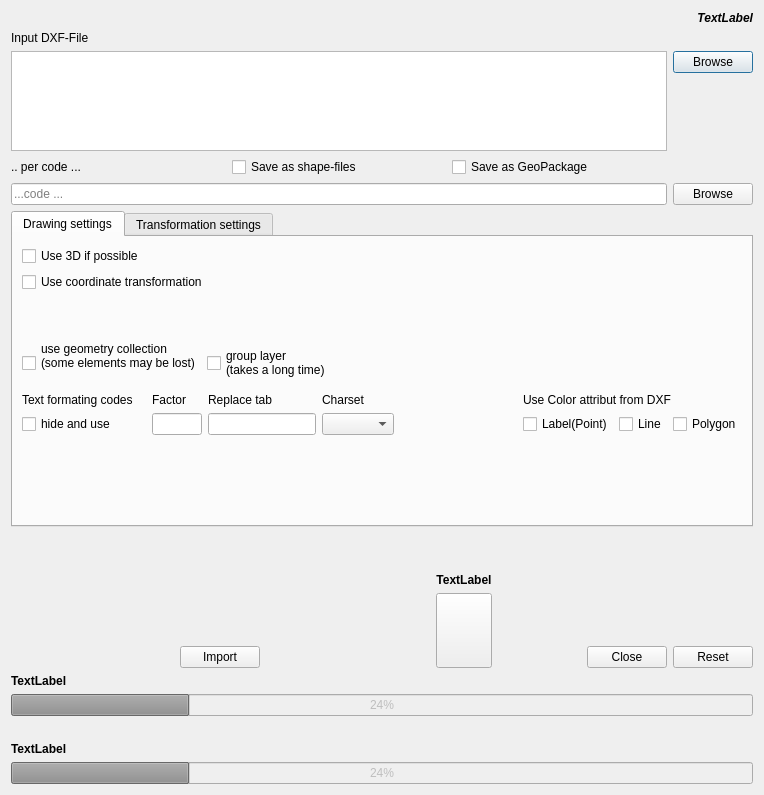
<?xml version="1.0" encoding="UTF-8"?>
<ui version="4.0">
 <class>clsADXF2ShapeDialogBase</class>
 <widget class="QDialog" name="clsADXF2ShapeDialogBase">
  <property name="geometry">
   <rect>
    <x>0</x>
    <y>0</y>
    <width>764</width>
    <height>795</height>
   </rect>
  </property>
  <property name="sizePolicy">
   <sizepolicy hsizetype="Preferred" vsizetype="Preferred">
    <horstretch>0</horstretch>
    <verstretch>0</verstretch>
   </sizepolicy>
  </property>
  <property name="windowTitle">
   <string>EZUSoft: Another DXF Import / DXF2Shape Converter</string>
  </property>
  <layout class="QVBoxLayout" name="verticalLayout_7">
   <item>
    <widget class="QLabel" name="lbGDAL">
     <property name="font">
      <font>
       <weight>75</weight>
       <italic>true</italic>
       <bold>true</bold>
      </font>
     </property>
     <property name="text">
      <string>TextLabel</string>
     </property>
     <property name="alignment">
      <set>Qt::AlignRight|Qt::AlignTrailing|Qt::AlignVCenter</set>
     </property>
    </widget>
   </item>
   <item>
    <layout class="QGridLayout" name="gridLayout">
     <item row="1" column="0">
      <widget class="QListWidget" name="listDXFDatNam">
       <property name="enabled">
        <bool>true</bool>
       </property>
       <property name="sizePolicy">
        <sizepolicy hsizetype="Expanding" vsizetype="Expanding">
         <horstretch>0</horstretch>
         <verstretch>0</verstretch>
        </sizepolicy>
       </property>
       <property name="horizontalScrollBarPolicy">
        <enum>Qt::ScrollBarAlwaysOff</enum>
       </property>
       <property name="dragDropMode">
        <enum>QAbstractItemView::DropOnly</enum>
       </property>
      </widget>
     </item>
     <item row="1" column="1" alignment="Qt::AlignTop">
      <widget class="QPushButton" name="browseDXFDatei">
       <property name="sizePolicy">
        <sizepolicy hsizetype="Fixed" vsizetype="Fixed">
         <horstretch>0</horstretch>
         <verstretch>0</verstretch>
        </sizepolicy>
       </property>
       <property name="locale">
        <locale language="English" country="UnitedKingdom"/>
       </property>
       <property name="text">
        <string>Browse</string>
       </property>
      </widget>
     </item>
     <item row="0" column="0">
      <widget class="QLabel" name="lbDXF">
       <property name="sizePolicy">
        <sizepolicy hsizetype="Preferred" vsizetype="Preferred">
         <horstretch>0</horstretch>
         <verstretch>0</verstretch>
        </sizepolicy>
       </property>
       <property name="text">
        <string>Input DXF-File</string>
       </property>
      </widget>
     </item>
    </layout>
   </item>
   <item>
    <layout class="QGridLayout" name="gridLayout_2">
     <item row="0" column="0">
      <widget class="QLabel" name="lbOutput">
       <property name="text">
        <string>.. per code ...</string>
       </property>
      </widget>
     </item>
     <item row="0" column="1">
      <widget class="QCheckBox" name="chkSHP">
       <property name="text">
        <string>Save as shape-files</string>
       </property>
      </widget>
     </item>
     <item row="1" column="0" colspan="3">
      <widget class="QLineEdit" name="txtZielPfad">
       <property name="sizePolicy">
        <sizepolicy hsizetype="Expanding" vsizetype="Fixed">
         <horstretch>2</horstretch>
         <verstretch>0</verstretch>
        </sizepolicy>
       </property>
       <property name="locale">
        <locale language="English" country="UnitedKingdom"/>
       </property>
       <property name="placeholderText">
        <string>...code ...</string>
       </property>
      </widget>
     </item>
     <item row="1" column="3">
      <widget class="QPushButton" name="browseZielPfadOrDatei">
       <property name="sizePolicy">
        <sizepolicy hsizetype="Fixed" vsizetype="Fixed">
         <horstretch>0</horstretch>
         <verstretch>0</verstretch>
        </sizepolicy>
       </property>
       <property name="locale">
        <locale language="English" country="UnitedKingdom"/>
       </property>
       <property name="text">
        <string>Browse</string>
       </property>
      </widget>
     </item>
     <item row="0" column="2">
      <widget class="QCheckBox" name="chkGPKG">
       <property name="text">
        <string>Save as GeoPackage</string>
       </property>
      </widget>
     </item>
    </layout>
   </item>
   <item>
    <widget class="QTabWidget" name="tabSetting">
     <property name="sizePolicy">
      <sizepolicy hsizetype="Expanding" vsizetype="Minimum">
       <horstretch>0</horstretch>
       <verstretch>0</verstretch>
      </sizepolicy>
     </property>
     <property name="minimumSize">
      <size>
       <width>641</width>
       <height>0</height>
      </size>
     </property>
     <property name="currentIndex">
      <number>0</number>
     </property>
     <widget class="QWidget" name="tabDesign">
      <attribute name="title">
       <string>Drawing settings</string>
      </attribute>
      <layout class="QVBoxLayout" name="verticalLayout_6">
       <item>
        <widget class="QCheckBox" name="chk3D">
         <property name="text">
          <string>Use 3D if possible</string>
         </property>
        </widget>
       </item>
       <item>
        <widget class="QCheckBox" name="chkTransform">
         <property name="text">
          <string>Use coordinate transformation</string>
         </property>
        </widget>
       </item>
       <item>
        <spacer name="verticalSpacer_3">
         <property name="orientation">
          <enum>Qt::Vertical</enum>
         </property>
         <property name="sizeHint" stdset="0">
          <size>
           <width>20</width>
           <height>40</height>
          </size>
         </property>
        </spacer>
       </item>
       <item>
        <layout class="QGridLayout" name="gridLayout_3" rowstretch="0,0">
         <item row="1" column="2">
          <layout class="QVBoxLayout" name="verticalLayout_5">
           <item>
            <spacer name="horizontalSpacer_2">
             <property name="orientation">
              <enum>Qt::Horizontal</enum>
             </property>
             <property name="sizeHint" stdset="0">
              <size>
               <width>40</width>
               <height>20</height>
              </size>
             </property>
            </spacer>
           </item>
          </layout>
         </item>
         <item row="1" column="1">
          <widget class="QCheckBox" name="chkLay">
           <property name="sizePolicy">
            <sizepolicy hsizetype="Fixed" vsizetype="Fixed">
             <horstretch>0</horstretch>
             <verstretch>0</verstretch>
            </sizepolicy>
           </property>
           <property name="text">
            <string>group layer
(takes a long time)</string>
           </property>
          </widget>
         </item>
         <item row="1" column="0" alignment="Qt::AlignTop">
          <widget class="QCheckBox" name="chkCol">
           <property name="sizePolicy">
            <sizepolicy hsizetype="Fixed" vsizetype="Fixed">
             <horstretch>0</horstretch>
             <verstretch>0</verstretch>
            </sizepolicy>
           </property>
           <property name="toolTip">
            <string>&lt;html&gt;&lt;head/&gt;&lt;body&gt;&lt;p&gt;If this option is enabled, merging blocks will convert into a geometry collection.&lt;/p&gt;&lt;p&gt;If there is a symbol of the polygon &lt;span style=&quot; font-weight:600;&quot;&gt;and&lt;/span&gt; line can not be generated by this symbol, because ESRI shapefiles can only store one kind of geometry per layer.&lt;/p&gt;&lt;p&gt;&lt;br/&gt;&lt;/p&gt;&lt;/body&gt;&lt;/html&gt;</string>
           </property>
           <property name="locale">
            <locale language="English" country="UnitedStates"/>
           </property>
           <property name="text">
            <string>use geometry collection 
(some elements may be lost)
</string>
           </property>
          </widget>
         </item>
        </layout>
       </item>
       <item>
        <layout class="QGridLayout" name="gridLayout_6">
         <item row="0" column="0">
          <widget class="QLabel" name="lbFormat">
           <property name="sizePolicy">
            <sizepolicy hsizetype="Expanding" vsizetype="Preferred">
             <horstretch>0</horstretch>
             <verstretch>0</verstretch>
            </sizepolicy>
           </property>
           <property name="text">
            <string>Text formating codes</string>
           </property>
          </widget>
         </item>
         <item row="1" column="3">
          <widget class="QComboBox" name="cbCharSet"/>
         </item>
         <item row="1" column="0">
          <widget class="QCheckBox" name="chkUseTextFormat">
           <property name="sizePolicy">
            <sizepolicy hsizetype="Expanding" vsizetype="Preferred">
             <horstretch>0</horstretch>
             <verstretch>0</verstretch>
            </sizepolicy>
           </property>
           <property name="text">
            <string>hide and use </string>
           </property>
          </widget>
         </item>
         <item row="0" column="6" colspan="3">
          <widget class="QLabel" name="lbColor">
           <property name="sizePolicy">
            <sizepolicy hsizetype="Preferred" vsizetype="Preferred">
             <horstretch>0</horstretch>
             <verstretch>0</verstretch>
            </sizepolicy>
           </property>
           <property name="text">
            <string>Use Color attribut from DXF</string>
           </property>
          </widget>
         </item>
         <item row="1" column="4">
          <spacer name="horizontalSpacer_3">
           <property name="orientation">
            <enum>Qt::Horizontal</enum>
           </property>
           <property name="sizeHint" stdset="0">
            <size>
             <width>40</width>
             <height>20</height>
            </size>
           </property>
          </spacer>
         </item>
         <item row="0" column="3">
          <widget class="QLabel" name="lblCharSet">
           <property name="text">
            <string>Charset</string>
           </property>
           <property name="alignment">
            <set>Qt::AlignLeading|Qt::AlignLeft|Qt::AlignVCenter</set>
           </property>
          </widget>
         </item>
         <item row="1" column="8">
          <widget class="QCheckBox" name="chkUseColor4Poly">
           <property name="text">
            <string>Polygon</string>
           </property>
          </widget>
         </item>
         <item row="1" column="1">
          <widget class="QLineEdit" name="txtFaktor">
           <property name="sizePolicy">
            <sizepolicy hsizetype="Minimum" vsizetype="Fixed">
             <horstretch>0</horstretch>
             <verstretch>0</verstretch>
            </sizepolicy>
           </property>
           <property name="maximumSize">
            <size>
             <width>50</width>
             <height>16777215</height>
            </size>
           </property>
          </widget>
         </item>
         <item row="1" column="7">
          <widget class="QCheckBox" name="chkUseColor4Line">
           <property name="text">
            <string>Line</string>
           </property>
          </widget>
         </item>
         <item row="1" column="6">
          <widget class="QCheckBox" name="chkUseColor4Point">
           <property name="text">
            <string>Label(Point)</string>
           </property>
          </widget>
         </item>
         <item row="0" column="1">
          <widget class="QLabel" name="lbFaktor">
           <property name="sizePolicy">
            <sizepolicy hsizetype="Minimum" vsizetype="Fixed">
             <horstretch>0</horstretch>
             <verstretch>0</verstretch>
            </sizepolicy>
           </property>
           <property name="maximumSize">
            <size>
             <width>50</width>
             <height>16777215</height>
            </size>
           </property>
           <property name="text">
            <string>Factor</string>
           </property>
          </widget>
         </item>
         <item row="0" column="2">
          <widget class="QLabel" name="lblErsatz4Tab">
           <property name="sizePolicy">
            <sizepolicy hsizetype="Minimum" vsizetype="Fixed">
             <horstretch>0</horstretch>
             <verstretch>0</verstretch>
            </sizepolicy>
           </property>
           <property name="text">
            <string>Replace tab</string>
           </property>
          </widget>
         </item>
         <item row="1" column="2">
          <widget class="QLineEdit" name="txtErsatz4Tab">
           <property name="sizePolicy">
            <sizepolicy hsizetype="Minimum" vsizetype="Fixed">
             <horstretch>0</horstretch>
             <verstretch>0</verstretch>
            </sizepolicy>
           </property>
          </widget>
         </item>
        </layout>
       </item>
       <item>
        <spacer name="verticalSpacer_4">
         <property name="orientation">
          <enum>Qt::Vertical</enum>
         </property>
         <property name="sizeHint" stdset="0">
          <size>
           <width>20</width>
           <height>40</height>
          </size>
         </property>
        </spacer>
       </item>
       <item>
        <spacer name="verticalSpacer">
         <property name="orientation">
          <enum>Qt::Vertical</enum>
         </property>
         <property name="sizeHint" stdset="0">
          <size>
           <width>20</width>
           <height>40</height>
          </size>
         </property>
        </spacer>
       </item>
      </layout>
      <zorder>chkTransform</zorder>
      <zorder>verticalSpacer_3</zorder>
      <zorder>verticalSpacer_4</zorder>
      <zorder>chk3D</zorder>
      <zorder>verticalSpacer</zorder>
     </widget>
     <widget class="QWidget" name="tabTransform">
      <attribute name="title">
       <string>Transformation settings</string>
      </attribute>
      <layout class="QVBoxLayout" name="verticalLayout_4">
       <item>
        <layout class="QGridLayout" name="gridLayout_11">
         <item row="0" column="0">
          <layout class="QHBoxLayout" name="horizontalLayout">
           <item>
            <widget class="QGroupBox" name="grpTType">
             <property name="sizePolicy">
              <sizepolicy hsizetype="Minimum" vsizetype="Preferred">
               <horstretch>0</horstretch>
               <verstretch>0</verstretch>
              </sizepolicy>
             </property>
             <property name="title">
              <string>Type of input</string>
             </property>
             <layout class="QVBoxLayout" name="verticalLayout_2">
              <item>
               <widget class="QRadioButton" name="optTParam">
                <property name="text">
                 <string>Parameterset</string>
                </property>
                <property name="checked">
                 <bool>true</bool>
                </property>
               </widget>
              </item>
              <item>
               <widget class="QRadioButton" name="optTWld">
                <property name="text">
                 <string>Worldfile(*.wld)</string>
                </property>
               </widget>
              </item>
              <item>
               <widget class="QRadioButton" name="optTPoint">
                <property name="text">
                 <string>Indentical Points</string>
                </property>
               </widget>
              </item>
              <item>
               <widget class="QComboBox" name="cbTArt"/>
              </item>
              <item>
               <widget class="QLabel" name="lbT4Wld">
                <property name="text">
                 <string/>
                </property>
               </widget>
              </item>
             </layout>
            </widget>
           </item>
           <item>
            <widget class="QGroupBox" name="grpTParam">
             <property name="sizePolicy">
              <sizepolicy hsizetype="Minimum" vsizetype="Fixed">
               <horstretch>0</horstretch>
               <verstretch>0</verstretch>
              </sizepolicy>
             </property>
             <property name="title">
              <string>Parameter</string>
             </property>
             <layout class="QVBoxLayout" name="verticalLayout_8">
              <item>
               <layout class="QGridLayout" name="gridLayout_5">
                <item row="0" column="0">
                 <widget class="QLabel" name="lbTXOff">
                  <property name="text">
                   <string>X Offset</string>
                  </property>
                 </widget>
                </item>
                <item row="0" column="1">
                 <widget class="QLineEdit" name="leTXOff">
                  <property name="sizePolicy">
                   <sizepolicy hsizetype="Fixed" vsizetype="Fixed">
                    <horstretch>0</horstretch>
                    <verstretch>0</verstretch>
                   </sizepolicy>
                  </property>
                 </widget>
                </item>
                <item row="1" column="0">
                 <widget class="QLabel" name="lbTYOff">
                  <property name="text">
                   <string>Y Offset</string>
                  </property>
                 </widget>
                </item>
                <item row="1" column="1">
                 <widget class="QLineEdit" name="leTYOff">
                  <property name="sizePolicy">
                   <sizepolicy hsizetype="Fixed" vsizetype="Fixed">
                    <horstretch>0</horstretch>
                    <verstretch>0</verstretch>
                   </sizepolicy>
                  </property>
                 </widget>
                </item>
                <item row="2" column="0">
                 <widget class="QLabel" name="lbTScale">
                  <property name="text">
                   <string>Scale 1: </string>
                  </property>
                 </widget>
                </item>
                <item row="2" column="1">
                 <widget class="QLineEdit" name="leTScale">
                  <property name="sizePolicy">
                   <sizepolicy hsizetype="Fixed" vsizetype="Fixed">
                    <horstretch>0</horstretch>
                    <verstretch>0</verstretch>
                   </sizepolicy>
                  </property>
                 </widget>
                </item>
               </layout>
              </item>
             </layout>
            </widget>
           </item>
          </layout>
         </item>
         <item row="0" column="1">
          <widget class="QTableWidget" name="tabTPoints">
           <property name="sizePolicy">
            <sizepolicy hsizetype="Expanding" vsizetype="Expanding">
             <horstretch>0</horstretch>
             <verstretch>0</verstretch>
            </sizepolicy>
           </property>
           <property name="rowCount">
            <number>4</number>
           </property>
           <property name="columnCount">
            <number>4</number>
           </property>
           <row/>
           <row/>
           <row/>
           <row/>
           <column>
            <property name="text">
             <string>ungeoref X</string>
            </property>
           </column>
           <column>
            <property name="text">
             <string>ungeoref Y</string>
            </property>
           </column>
           <column>
            <property name="text">
             <string>georef X</string>
            </property>
           </column>
           <column>
            <property name="text">
             <string>georef Y</string>
            </property>
           </column>
          </widget>
         </item>
        </layout>
       </item>
      </layout>
     </widget>
    </widget>
   </item>
   <item>
    <layout class="QGridLayout" name="gridLayout_7">
     <item row="0" column="1">
      <spacer name="horizontalSpacer">
       <property name="orientation">
        <enum>Qt::Horizontal</enum>
       </property>
       <property name="sizeHint" stdset="0">
        <size>
         <width>40</width>
         <height>20</height>
        </size>
       </property>
      </spacer>
     </item>
    </layout>
   </item>
   <item>
    <layout class="QVBoxLayout" name="verticalLayout_9">
     <item>
      <spacer name="verticalSpacer_2">
       <property name="orientation">
        <enum>Qt::Vertical</enum>
       </property>
       <property name="sizeType">
        <enum>QSizePolicy::Fixed</enum>
       </property>
       <property name="sizeHint" stdset="0">
        <size>
         <width>20</width>
         <height>20</height>
        </size>
       </property>
      </spacer>
     </item>
    </layout>
   </item>
   <item>
    <layout class="QGridLayout" name="gridLayout_8">
     <item row="3" column="4" alignment="Qt::AlignBottom">
      <widget class="QDialogButtonBox" name="button_box">
       <property name="orientation">
        <enum>Qt::Horizontal</enum>
       </property>
       <property name="standardButtons">
        <set>QDialogButtonBox::Close</set>
       </property>
      </widget>
     </item>
     <item row="3" column="1">
      <widget class="QPushButton" name="btnStart">
       <property name="text">
        <string>Import</string>
       </property>
      </widget>
     </item>
     <item row="3" column="0">
      <spacer name="horizontalSpacer_5">
       <property name="orientation">
        <enum>Qt::Horizontal</enum>
       </property>
       <property name="sizeHint" stdset="0">
        <size>
         <width>0</width>
         <height>0</height>
        </size>
       </property>
      </spacer>
     </item>
     <item row="3" column="5">
      <widget class="QPushButton" name="btnReset">
       <property name="text">
        <string>Reset</string>
       </property>
      </widget>
     </item>
     <item row="2" column="3" rowspan="2">
      <widget class="QPushButton" name="btnDonate">
       <property name="minimumSize">
        <size>
         <width>0</width>
         <height>75</height>
        </size>
       </property>
       <property name="toolTip">
        <string>Donation for our passion project</string>
       </property>
       <property name="statusTip">
        <string>Donation for our passion project</string>
       </property>
       <property name="text">
        <string/>
       </property>
       <property name="icon">
        <iconset>
         <normaloff>donate.png</normaloff>donate.png</iconset>
       </property>
       <property name="iconSize">
        <size>
         <width>70</width>
         <height>70</height>
        </size>
       </property>
      </widget>
     </item>
     <item row="3" column="2">
      <spacer name="horizontalSpacer_9">
       <property name="orientation">
        <enum>Qt::Horizontal</enum>
       </property>
       <property name="sizeHint" stdset="0">
        <size>
         <width>40</width>
         <height>20</height>
        </size>
       </property>
      </spacer>
     </item>
     <item row="2" column="4">
      <spacer name="horizontalSpacer_6">
       <property name="orientation">
        <enum>Qt::Horizontal</enum>
       </property>
       <property name="sizeHint" stdset="0">
        <size>
         <width>0</width>
         <height>0</height>
        </size>
       </property>
      </spacer>
     </item>
     <item row="1" column="3">
      <widget class="QLabel" name="lbDonate">
       <property name="font">
        <font>
         <weight>75</weight>
         <bold>true</bold>
        </font>
       </property>
       <property name="text">
        <string>TextLabel</string>
       </property>
       <property name="alignment">
        <set>Qt::AlignCenter</set>
       </property>
      </widget>
     </item>
    </layout>
   </item>
   <item>
    <layout class="QGridLayout" name="gridLayout_4"/>
   </item>
   <item>
    <layout class="QVBoxLayout" name="verticalLayout_3">
     <item>
      <widget class="QLabel" name="lbDatAktion">
       <property name="font">
        <font>
         <weight>75</weight>
         <bold>true</bold>
        </font>
       </property>
       <property name="text">
        <string>TextLabel</string>
       </property>
      </widget>
     </item>
     <item>
      <widget class="QProgressBar" name="pgDatBar">
       <property name="enabled">
        <bool>false</bool>
       </property>
       <property name="value">
        <number>24</number>
       </property>
       <property name="textVisible">
        <bool>true</bool>
       </property>
      </widget>
     </item>
    </layout>
   </item>
   <item>
    <layout class="QGridLayout" name="gridLayout_10">
     <item row="0" column="0">
      <spacer name="horizontalSpacer_7">
       <property name="orientation">
        <enum>Qt::Horizontal</enum>
       </property>
       <property name="sizeHint" stdset="0">
        <size>
         <width>40</width>
         <height>0</height>
        </size>
       </property>
      </spacer>
     </item>
     <item row="0" column="2">
      <spacer name="horizontalSpacer_8">
       <property name="orientation">
        <enum>Qt::Horizontal</enum>
       </property>
       <property name="sizeHint" stdset="0">
        <size>
         <width>40</width>
         <height>0</height>
        </size>
       </property>
      </spacer>
     </item>
     <item row="0" column="1" alignment="Qt::AlignHCenter|Qt::AlignVCenter">
      <widget class="QLabel" name="lbIcon">
       <property name="enabled">
        <bool>true</bool>
       </property>
       <property name="sizePolicy">
        <sizepolicy hsizetype="Fixed" vsizetype="Fixed">
         <horstretch>0</horstretch>
         <verstretch>0</verstretch>
        </sizepolicy>
       </property>
       <property name="maximumSize">
        <size>
         <width>80</width>
         <height>80</height>
        </size>
       </property>
       <property name="text">
        <string/>
       </property>
       <property name="pixmap">
        <pixmap>AnotherDXF2Shape:icon.png</pixmap>
       </property>
       <property name="scaledContents">
        <bool>true</bool>
       </property>
       <property name="alignment">
        <set>Qt::AlignRight|Qt::AlignTop|Qt::AlignTrailing</set>
       </property>
      </widget>
     </item>
    </layout>
   </item>
   <item>
    <layout class="QVBoxLayout" name="verticalLayout">
     <item>
      <widget class="QLabel" name="lbAktion">
       <property name="font">
        <font>
         <weight>75</weight>
         <bold>true</bold>
        </font>
       </property>
       <property name="text">
        <string>TextLabel</string>
       </property>
      </widget>
     </item>
     <item>
      <widget class="QProgressBar" name="pgBar">
       <property name="enabled">
        <bool>false</bool>
       </property>
       <property name="value">
        <number>24</number>
       </property>
       <property name="textVisible">
        <bool>true</bool>
       </property>
      </widget>
     </item>
    </layout>
   </item>
  </layout>
 </widget>
 <resources/>
 <connections>
  <connection>
   <sender>button_box</sender>
   <signal>accepted()</signal>
   <receiver>clsADXF2ShapeDialogBase</receiver>
   <slot>accept()</slot>
   <hints>
    <hint type="sourcelabel">
     <x>20</x>
     <y>20</y>
    </hint>
    <hint type="destinationlabel">
     <x>20</x>
     <y>20</y>
    </hint>
   </hints>
  </connection>
  <connection>
   <sender>button_box</sender>
   <signal>rejected()</signal>
   <receiver>clsADXF2ShapeDialogBase</receiver>
   <slot>reject()</slot>
   <hints>
    <hint type="sourcelabel">
     <x>20</x>
     <y>20</y>
    </hint>
    <hint type="destinationlabel">
     <x>20</x>
     <y>20</y>
    </hint>
   </hints>
  </connection>
 </connections>
</ui>
